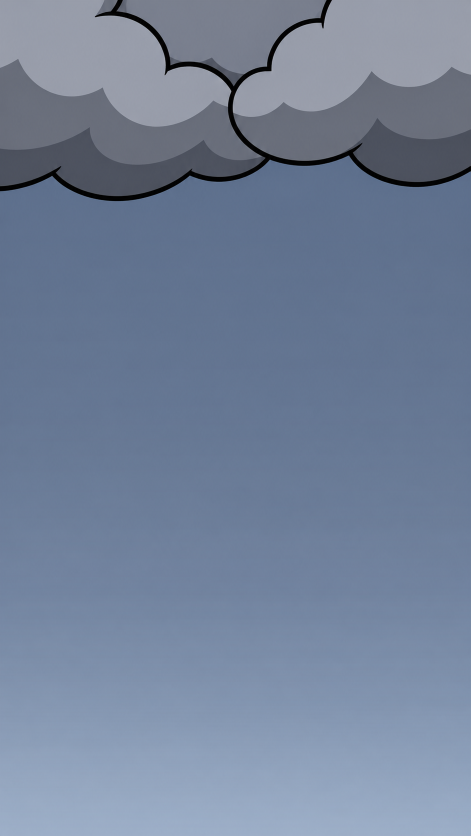
#> input picture shorts-studio/images/mosquito/raw/BG1.png, 941 x 1672 px (shown at 1/2 size); its folder holds 4 pictures in this run
$ python prep_bg.py
#> lines starting #> are read from the running program, lines starting #| are printed output that depends on the picture; after the words box and inside, x2 and y2 are one past the last pixel; in counts of white or black regions, pixels touching at a corner belong together
"""Background plates (ChatGPT): BG1 sky + BG5 street = full plates (JPEG); BG2 hills, BG3 bushes, BG4 ground = keyed strips (PNG).
-> public/mosquito/bg/ + src/mosquito/bg.json"""
import json, os
import numpy as np, cv2
from PIL import Image

OUT = '../../public/mosquito/bg/'
os.makedirs(OUT, exist_ok=True)
EL = lambda k: cv2.getStructuringElement(cv2.MORPH_ELLIPSE, (k, k))
INK = np.array([22, 22, 24], np.float32)


def key(path):
    src = np.asarray(Image.open(path).convert('RGB')).astype(np.float32)
    bgc = np.array([252, 3, 250], np.float32)
    dist = np.sqrt(((src - bgc) ** 2).sum(2))
    bg = dist < 90
    band = (cv2.dilate(bg.astype(np.uint8), EL(7)) > 0) & ~bg
    alpha = np.ones(bg.shape, np.float32)
    alpha[bg] = 0
    full = float(np.sqrt(((INK - bgc) ** 2).sum()))
    alpha[band] = np.clip((dist[band] - 40) / (full - 40), 0, 1)
    rgb = src.copy()
    rgb[band] = INK
    return rgb, alpha


meta = {}
for n in ['BG1', 'BG5']:
    im = Image.open(f'raw/{n}.png').convert('RGB')
#> im is the input picture: PIL image 941x1672 RGB; mean R, G, B 114.4, 129.1, 153.3
    im.save(OUT + n + '.jpg', quality=92)
    meta[n] = {'w': im.size[0], 'h': im.size[1]}
#> pass 2 of the loop `for n in ['BG1', 'BG5']:`:
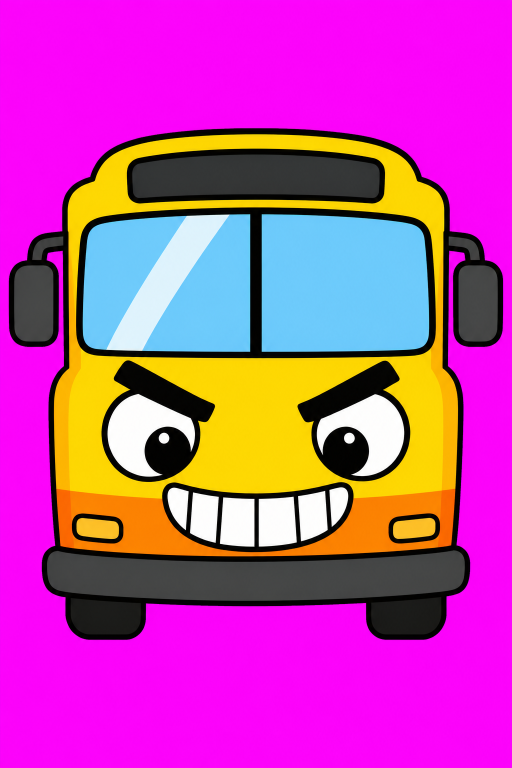
#> input picture shorts-studio/images/mosquito/raw/B1.png, 1024 x 1536 px, given in place of BG5.png, which was not available (shown at 1/2 size)
#> im is the input picture: PIL image 1024x1536 RGB; mean R, G, B 193, 70.7, 167
for n in ['BG2', 'BG3', 'BG4']:
    rgb, alpha = key(f'raw/{n}.png')
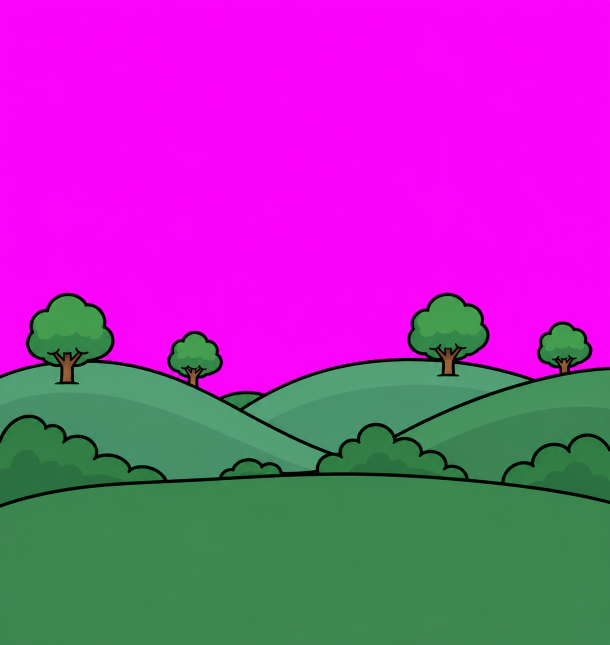
#> input picture shorts-studio/images/mosquito/raw/BG2.png, 1220 x 1289 px (shown at 1/2 size)
#> in key, `dist = np.sqrt(((src - bgc) ** 2).sum(2))`:
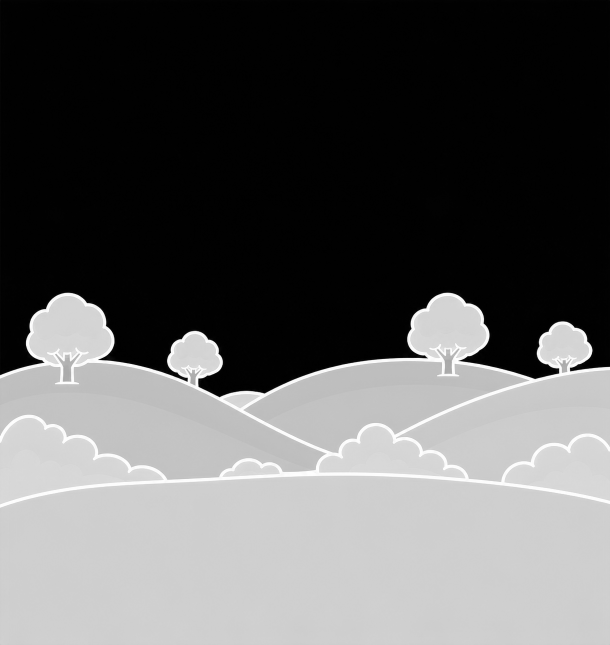
#> dist: shape (1289, 1220) float32 (shown at 1/2 size); min 0, max 355.1, mean 133.2; drawn with min black and max white
#> in key, `bg = dist < 90`:
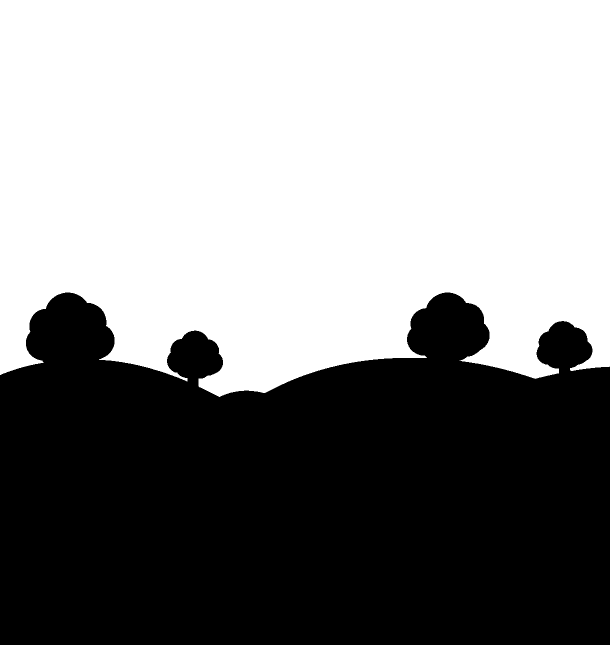
#> bg: shape (1289, 1220) bool (shown at 1/2 size); 54.2% white; 1 black region, box (x1, y1, x2, y2) and area: (0, 585, 1220, 1289) 720710
#> in key, `band = (cv2.dilate(bg.astype(np.uint8), EL(7)) > 0) & ~bg`:
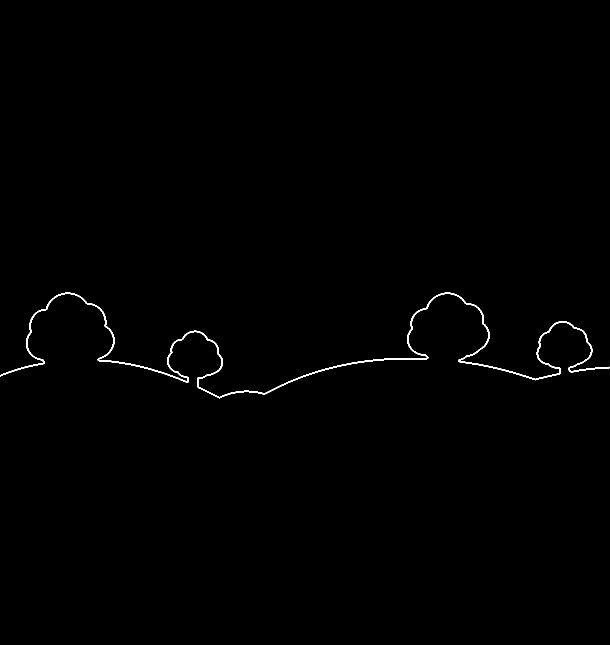
#> band: shape (1289, 1220) bool (shown at 1/2 size); 0.47% white in thin lines or dots, all inside (x1, y1, x2, y2) = (0, 585, 1220, 797)
#> in key, `alpha[band] = np.clip((dist[band] - 40) / (full - 40), 0, 1)`:
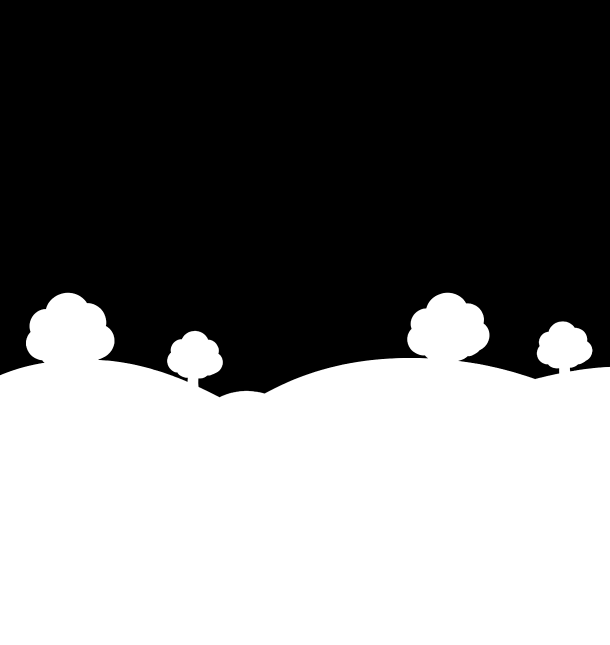
#> alpha: shape (1289, 1220) float32 (shown at 1/2 size); min 0, max 1, mean 0.458
    rgba = np.dstack([rgb.clip(0, 255).astype(np.uint8), (alpha * 255).astype(np.uint8)])
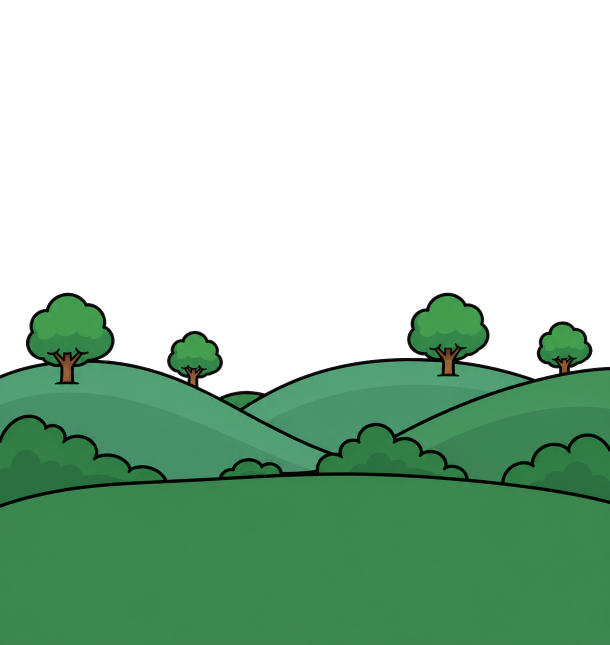
#> rgba: shape (1289, 1220, 4) (shown at 1/2 size); mean R, G, B, A 163.5, 61.8, 172.8, 116.7; transparent parts drawn white
    Image.fromarray(rgba, 'RGBA').save(OUT + n + '.png', optimize=True)
    h, w = alpha.shape
#> h = 1289; w = 1220
    bottom = np.median(rgb[-6:-2].reshape(-1, 3), 0)
#> bottom = [60, 135, 80]
    meta[n] = {'w': w, 'h': h, 'bottomColor': '#%02x%02x%02x' % tuple(int(v) for v in bottom)}
#> pass 2 of the loop `for n in ['BG2', 'BG3', 'BG4']:`:
#> in key (call 2), `src = np.asarray(Image.open(path).convert('RGB')).astype(np.float32)`:
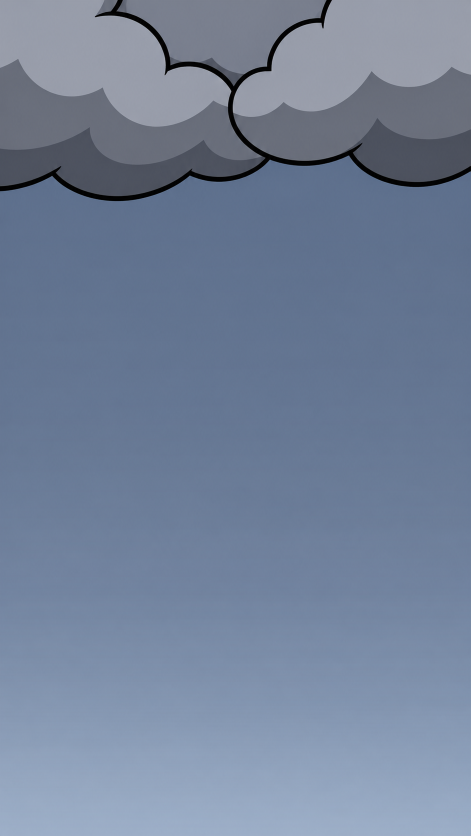
#> src: shape (1672, 941, 3) float32 (shown at 1/2 size); mean R, G, B 114.2, 129, 153.4
#> in key (call 2), `dist = np.sqrt(((src - bgc) ** 2).sum(2))`:
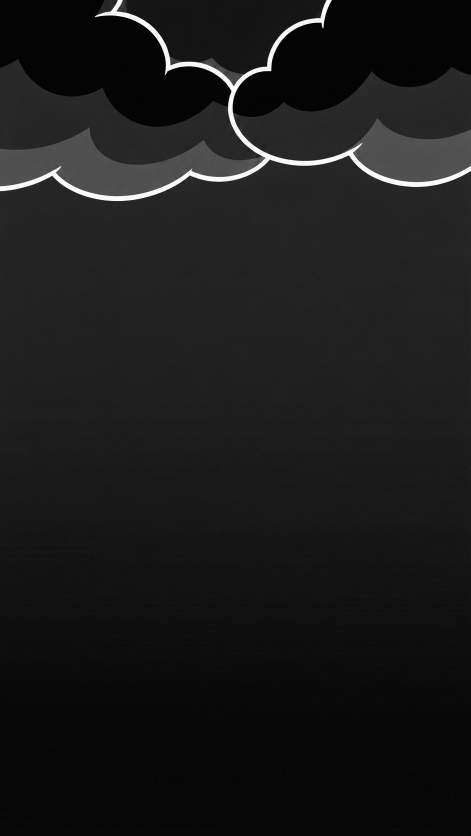
#> dist: shape (1672, 941) float32 (shown at 1/2 size); min 197.7, max 355, mean 214; drawn with min black and max white
#> bg: shape (1672, 941) bool; every value is 0
#> alpha: shape (1672, 941) float32; every value is 1
#> rgba: shape (1672, 941, 4)
#> (the run stopped early here; a loop or call above may not have finished)
